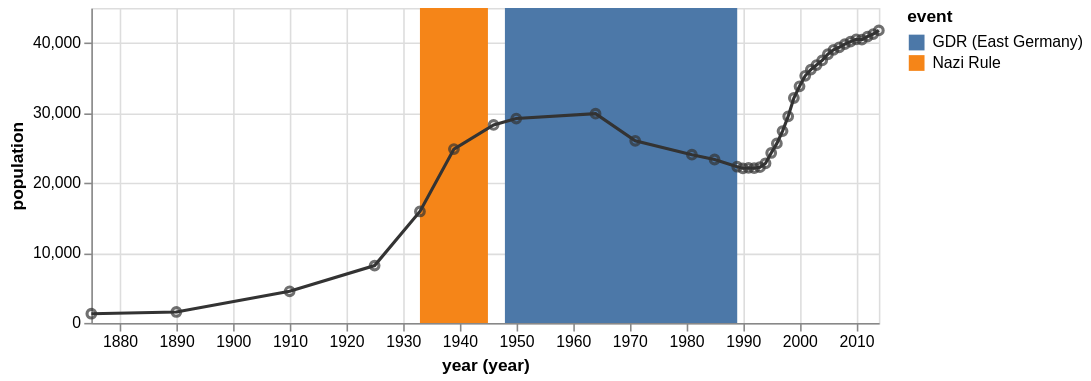

Specify this chart in Vega-Lite:
### Vega specification from a JSON file in a GitHub repository (floating-point values rounded to 4 significant figures)
{"$schema": "https://vega.github.io/schema/vega/v5.json", "description": "The population of the German city of Falkensee over time", "background": "white", "padding": 5, "width": 500, "height": 200, "style": "cell", "data": [{"name": "source_0", "values": [{"year": "1875", "population": 1309}, {"year": "1890", "population": 1558}, {"year": "1910", "population": 4512}, {"year": "1925", "population": 8180}, {"year": "1933", "population": 15915}, {"year": "1939", "population": 24824}, {"year": "1946", "population": 28275}, {"year": "1950", "population": 29189}, {"year": "1964", "population": 29881}, {"year": "1971", "population": 26007}, {"year": "1981", "population": 24029}, {"year": "1985", "population": 23340}, {"year": "1989", "population": 22307}, {"year": "1990", "population": 22087}, {"year": "1991", "population": 22139}, {"year": "1992", "population": 22105}, {"year": "1993", "population": 22242}, {"year": "1994", "population": 22801}, {"year": "1995", "population": 24273}, {"year": "1996", "population": 25640}, {"year": "1997", "population": 27393}, {"year": "1998", "population": 29505}, {"year": "1999", "population": 32124}, {"year": "2000", "population": 33791}, {"year": "2001", "population": 35297}, {"year": "2002", "population": 36179}, {"year": "2003", "population": 36829}, {"year": "2004", "population": 37493}, {"year": "2005", "population": 38376}, {"year": "2006", "population": 39008}, {"year": "2007", "population": 39366}, {"year": "2008", "population": 39821}, {"year": "2009", "population": 40179}, {"year": "2010", "population": 40511}, {"year": "2011", "population": 40465}, {"year": "2012", "population": 40905}, {"year": "2013", "population": 41258}, {"year": "2014", "population": 41777}]}, {"name": "source_1", "values": [{"start": "1933", "end": "1945", "event": "Nazi Rule"}, {"start": "1948", "end": "1989", "event": "GDR (East Germany)"}]}, {"name": "data_0", "source": "source_0", "transform": [{"type": "formula", "expr": "timeParse(datum[\"year\"],'%Y')", "as": "year"}, {"field": "year", "type": "timeunit", "units": ["year"], "as": ["year_year", "year_year_end"]}]}, {"name": "data_1", "source": "data_0", "transform": [{"type": "filter", "expr": "(isDate(datum[\"year_year\"]) || (isValid(datum[\"year_year\"]) && isFinite(+datum[\"year_year\"]))) && isValid(datum[\"population\"]) && isFinite(+datum[\"population\"])"}]}, {"name": "data_2", "source": "source_1", "transform": [{"type": "formula", "expr": "timeParse(datum[\"start\"],'%Y')", "as": "start"}, {"type": "formula", "expr": "timeParse(datum[\"end\"],'%Y')", "as": "end"}, {"field": "start", "type": "timeunit", "units": ["year"], "as": ["year_start", "year_start_end"]}, {"field": "end", "type": "timeunit", "units": ["year"], "as": ["year_end", "year_end_end"]}, {"type": "filter", "expr": "(isDate(datum[\"year_start\"]) || (isValid(datum[\"year_start\"]) && isFinite(+datum[\"year_start\"])))"}]}], "marks": [{"name": "layer_0_marks", "type": "rect", "style": ["rect"], "from": {"data": "data_2"}, "encode": {"update": {"fill": {"scale": "color", "field": "event"}, "description": {"signal": "\"start (year)\" + \": \" + (timeFormat(datum[\"year_start\"], timeUnitSpecifier([\"year\"], {\"year-month\":\"%b %Y \",\"year-month-date\":\"%b %d, %Y \"}))) + \"; \" + \"end (year)\" + \": \" + (timeFormat(datum[\"year_end\"], timeUnitSpecifier([\"year\"], {\"year-month\":\"%b %Y \",\"year-month-date\":\"%b %d, %Y \"}))) + \"; \" + \"event\" + \": \" + (isValid(datum[\"event\"]) ? datum[\"event\"] : \"\"+datum[\"event\"])"}, "x": {"scale": "x", "field": "year_start"}, "x2": {"scale": "x", "field": "year_end"}, "y": {"value": 0}, "y2": {"field": {"group": "height"}}}}}, {"name": "layer_1_marks", "type": "line", "style": ["line"], "sort": {"field": "datum[\"year_year\"]"}, "from": {"data": "data_0"}, "encode": {"update": {"stroke": {"value": "#333"}, "description": {"signal": "\"year (year)\" + \": \" + (timeFormat(datum[\"year_year\"], timeUnitSpecifier([\"year\"], {\"year-month\":\"%b %Y \",\"year-month-date\":\"%b %d, %Y \"}))) + \"; \" + \"population\" + \": \" + (format(datum[\"population\"], \"\"))"}, "x": {"scale": "x", "field": "year_year"}, "y": {"scale": "y", "field": "population"}, "defined": {"signal": "isValid(datum[\"year_year\"]) && isFinite(+datum[\"year_year\"]) && isValid(datum[\"population\"]) && isFinite(+datum[\"population\"])"}}}}, {"name": "layer_2_marks", "type": "symbol", "style": ["point"], "from": {"data": "data_1"}, "encode": {"update": {"opacity": {"value": 0.7}, "fill": {"value": "transparent"}, "stroke": {"value": "#333"}, "ariaRoleDescription": {"value": "point"}, "description": {"signal": "\"year (year)\" + \": \" + (timeFormat(datum[\"year_year\"], timeUnitSpecifier([\"year\"], {\"year-month\":\"%b %Y \",\"year-month-date\":\"%b %d, %Y \"}))) + \"; \" + \"population\" + \": \" + (format(datum[\"population\"], \"\"))"}, "x": {"scale": "x", "field": "year_year"}, "y": {"scale": "y", "field": "population"}}}}], "scales": [{"name": "x", "type": "time", "domain": {"fields": [{"data": "data_2", "field": "year_start"}, {"data": "data_2", "field": "year_end"}, {"data": "data_0", "field": "year_year"}, {"data": "data_1", "field": "year_year"}]}, "range": [0, {"signal": "width"}]}, {"name": "color", "type": "ordinal", "domain": {"data": "data_2", "field": "event", "sort": true}, "range": "category"}, {"name": "y", "type": "linear", "domain": {"fields": [{"data": "data_0", "field": "population"}, {"data": "data_1", "field": "population"}]}, "range": [{"signal": "height"}, 0], "nice": true, "zero": true}], "axes": [{"scale": "x", "orient": "bottom", "gridScale": "y", "grid": true, "tickCount": {"signal": "ceil(width/40)"}, "domain": false, "labels": false, "aria": false, "maxExtent": 0, "minExtent": 0, "ticks": false, "zindex": 0}, {"scale": "y", "orient": "left", "gridScale": "x", "grid": true, "tickCount": {"signal": "ceil(height/40)"}, "domain": false, "labels": false, "aria": false, "maxExtent": 0, "minExtent": 0, "ticks": false, "zindex": 0}, {"scale": "x", "orient": "bottom", "grid": false, "title": "year (year)", "format": {"signal": "timeUnitSpecifier([\"year\"], {\"year-month\":\"%b %Y \",\"year-month-date\":\"%b %d, %Y \"})"}, "labelFlush": true, "labelOverlap": true, "tickCount": {"signal": "ceil(width/40)"}, "zindex": 0}, {"scale": "y", "orient": "left", "grid": false, "title": "population", "labelOverlap": true, "tickCount": {"signal": "ceil(height/40)"}, "zindex": 0}], "legends": [{"fill": "color", "symbolType": "square", "title": "event"}]}
